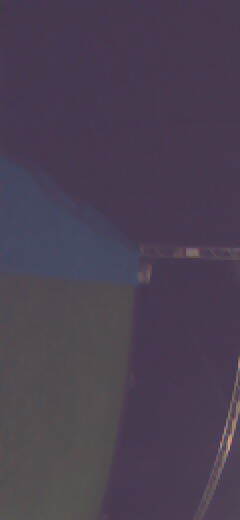
#> input picture pics/1702472196.jpg, 240 x 520 px; its folder holds 4 pictures in this run; the run also reads 1 picture not shown here
$ python obs_2.py
#> lines starting #> are read from the running program, lines starting #| are printed output that depends on the picture; after the words box and inside, x2 and y2 are one past the last pixel; in counts of white or black regions, pixels touching at a corner belong together
import glob
import cv2
from time import sleep
import numpy as np
import matplotlib.pyplot as plt
from proof_of_concepts.functions import line_fit,ransac_inl,diff

images = [cv2.imread(file) for file in glob.glob("pics/*.jpg")]
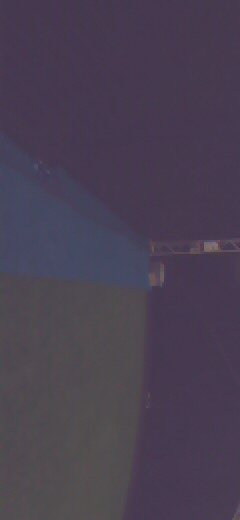
#> input picture pics/1704838843.jpg, 240 x 520 px
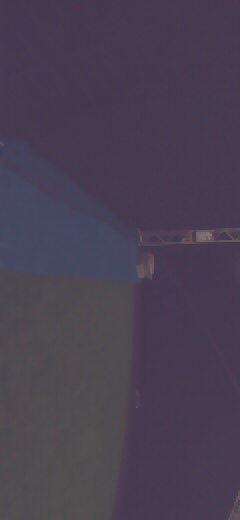
#> input picture pics/1705538837.jpg, 240 x 520 px
#> images = 4 items
# images = images[0, :]
# print(np.shape(images))

def nothing(x):
    pass
#create window
cv2.namedWindow('image', cv2.WINDOW_NORMAL)
cv2.namedWindow('real', cv2.WINDOW_NORMAL)

#generate video
[height,width,depth] = np.shape(images[0])
#> height = 520; width = 240; depth = 3


# cv2.setWindowProperty("image",cv2.WND_PROP_FULLSCREEN,cv2.WINDOW_FULLSCREEN)

#create trackbar for window
cv2.createTrackbar('y_m','image',0,255,nothing)
cv2.createTrackbar('y_M','image',181,255,nothing)
cv2.createTrackbar('u_m','image',2,255,nothing)
cv2.createTrackbar('u_M','image',52,255,nothing) #52
cv2.createTrackbar('v_m','image',70,255,nothing)
cv2.createTrackbar('v_M','image',111,255,nothing)

#rotate all images
im_no = 0
sub_samp = False
for image in images:
    image = np.rot90(image)
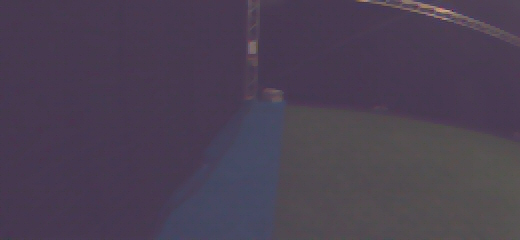
#> image: shape (240, 520, 3); mean of channels 0, 1, 2 81.8, 64.4, 74.4; drawn as B, G, R

    image = cv2.cvtColor(image, cv2.COLOR_BGR2HSV)
#> image: shape (240, 520, 3); mean H, S, V 133.7, 57, 82.5
    found_points = False

    while(True):
        #create mask and colour filter
        lower = np.array([cv2.getTrackbarPos('y_m','image'),cv2.getTrackbarPos('u_m','image'),cv2.getTrackbarPos('v_m','image')])
        upper = np.array([cv2.getTrackbarPos('y_M','image'),cv2.getTrackbarPos('u_M','image'),cv2.getTrackbarPos('v_M','image')])
        #hard coded for testing purposes
        # lower = np.array([70,70,70])
        # upper = np.array([110,110,110])

        #masking and residual image
        mask = cv2.inRange(image, lower, upper)
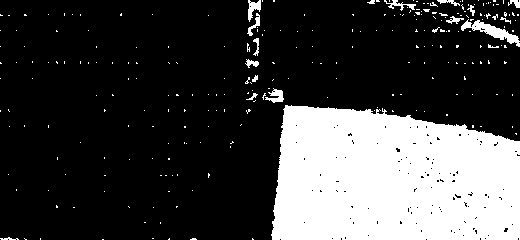
#> mask: shape (240, 520); 25.2% white; 255 white regions (237 under 20 px), largest, box (x1, y1, x2, y2) and area: (271, 105, 520, 240) 29175, (461, 19, 520, 47) 505, (248, 0, 261, 22) 149

        #median filtering
        mask = cv2.medianBlur(mask,5)
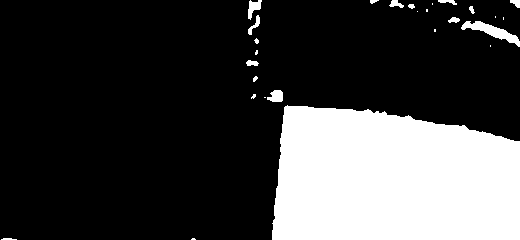
#> mask: shape (240, 520); 24.7% white; 27 white regions (12 under 20 px), largest, box (x1, y1, x2, y2) and area: (272, 105, 520, 240) 29434, (461, 21, 520, 47) 508, (248, 0, 262, 20) 148
        #edges = cv2.Canny(mask, 300, 400)
        center_p = 20
        laterak_p = -center_p/2
        v_edge_kernel = np.array([[laterak_p,center_p,laterak_p],
                         [laterak_p,center_p,laterak_p],
                         [laterak_p,center_p,laterak_p]])
        #
        edges = cv2.filter2D(mask,-1,v_edge_kernel)
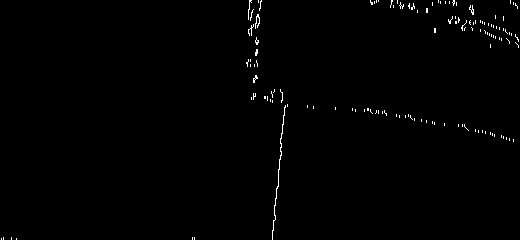
#> edges: shape (240, 520); 0.71% white in thin lines or dots
        # plt.imshow(edges)
        # plt.show()
        [height,width] = np.shape(edges)
#> height = 240; width = 520
        edge_lines = []
        no_lines = 100
        if sub_samp==True:
                lines = np.array((width-1)*np.random.rand(no_lines,1))
                lines = lines.astype(int)
        elif sub_samp ==False:
                lines = range(width)

        # Appending points that are part of a line
        for i in lines:
                for step in range(height-1):
                        if (edges[(height-1-step),i]>0 ):
                                up_green_test = np.count_nonzero(np.array([mask[(height-1-step)-1,i],mask[(height-1-step)-2,i],mask[(height-1-step)-3,i],mask[(height-1-step)-4,i]] ))
                                if (up_green_test==0):
                                        edge_lines.append([(height-1-step),i])
                                        found_points = True
                                        break
                        if step>int(height*0.4):
                                break
#> after the loop, edge_lines = [[239, 1], [238, 3], [238, 11], [239, 16], [238, 192], [238, 194], [230, 272], [220, 273], [205, 274], [198, 275], [188, 276], [186, 277], [169, 278], [159, 279]]

        image = cv2.cvtColor(image, cv2.COLOR_HSV2RGB)
        crit_points = np.zeros((width))
#> crit_points = 520 values from 0 to 0
        x_arr = []
        y_arr = []
        if found_points==True:
#> (the run stopped early here; a loop or call above may not have finished)
